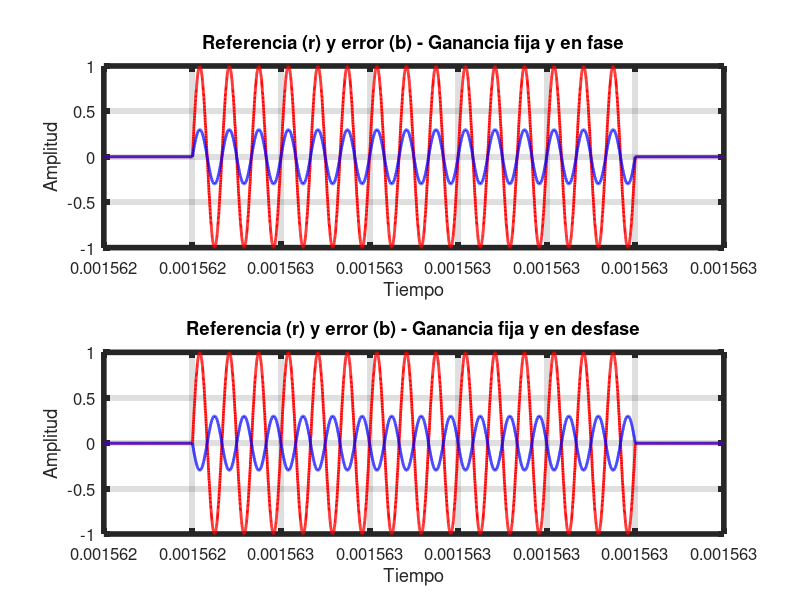

Recreate this plot in MATLAB.
#!/usr/bin/octave

%% just octave
pkg load signal;
pkg load control;

%% constants
fs        = 10e9;               % sample frequency
t1        = 1.562400e-3;
t2        = 1.563100e-3;
ref_amp   = 1;
err_amp   = 1;
ref_pha   = 0.0 * ( pi / 180 );
err_pha   = 0.0 * ( pi / 180 );
ref_fre   = 30e6;
err_fre   = 30e6;
p_fre     = 640;                % pulse frequency
p_dut     = 0.032;              % pulse duty: Ton = 0.5 us
relation  = 0.3;

%% dependent constants
T         = ( 1 / p_fre ) * 2; 
dT        = 1 / fs;
t         = ( t1 : dT : t2 );
N         = size( t, 2 );
df        = fs / N;
f         = -fs / 2 : df : fs / 2 - df;

%% pulse generation
pulse     = square( 2 * pi * p_fre * t, p_dut ) >= 0;

%% signal generation
ref_s     = ref_amp * [ pulse .* sin( 2 * pi * ref_fre * t + ref_pha ) ];
err_s     = err_amp * [ pulse .* sin( 2 * pi * err_fre * t + err_pha ) ];
err_s_dp  = err_amp * [ pulse .* sin( 2 * pi * err_fre * t + err_pha + pi ) ]; # error desfasado

%% signal quotient
amp_var   = ( -0.25 : 1.5 / ( N - 1 ) : 1.25 );
quo_s     = ( amp_var .* err_s ) ./ ref_s;
quo_s_dp  = ( amp_var .* err_s_dp ) ./ ref_s;

%% plot
all_plots = 1;
hfigure = figure( 'Color', 'w' );
cols    = 1;
if( all_plots )
  rows  = 2;
else
  rows  = 2;
endif
subplot( rows, cols, 1 ); ##
if( all_plots )
  plt_1 = plot( t, ref_s, "linewidth", 2, 'r' );
  grid on;
  hold;
  plt_2 = plot( t, err_s .* relation, "linewidth", 2, 'b' );
  set( gca, "linewidth", 4, "fontsize", 12)
  xlabel( 'Tiempo' );
  ylabel( 'Amplitud' );
  title( 'Referencia (r) y error (b) - Ganancia fija y en fase' );
  subplot( rows, cols, 2 ); ##
  plt_3 = plot( t, ref_s, "linewidth", 2, 'r' );
  grid on;
  hold;
  plt_4 = plot( t, err_s_dp .* relation, "linewidth", 2, 'b' );
  set( gca, "linewidth", 4, "fontsize", 12)
  xlabel( 'Tiempo' );
  ylabel( 'Amplitud' );
  title( 'Referencia (r) y error (b) - Ganancia fija y en desfase' );
endif
return
plt_5 = plot( amp_var, quo_s, "linewidth", 2, 'r' );
subplot( rows, cols, rows - 1 ); ##
grid on;
hold
plt_6 = plot( amp_var, quo_s_dp, "linewidth", 2, 'b' );
grid on;
set( gca, "linewidth", 4, "fontsize", 12)
xlabel( 'Ganancia del error' );
ylabel( 'Relacion Err/Ref' );
title( 'Relacion entre ambas señales, variando ganancia en error - Fase (r) y desfase (b)' );
subplot( rows, cols, rows ); ##
plt_7 = semilogx( amp_var, quo_s, "linewidth", 2, 'r' );
grid on;
hold
plt_8 = semilogx( amp_var, quo_s_dp, "linewidth", 2, 'b' );
grid on;
set( gca, "linewidth", 4, "fontsize", 12)
xlabel( 'Ganancia del error' );
ylabel( 'Relacion Err/Ref' );
title( 'Relacion (dB) entre ambas señales, variando ganancia en error - Fase (r) y desfase (b)' );